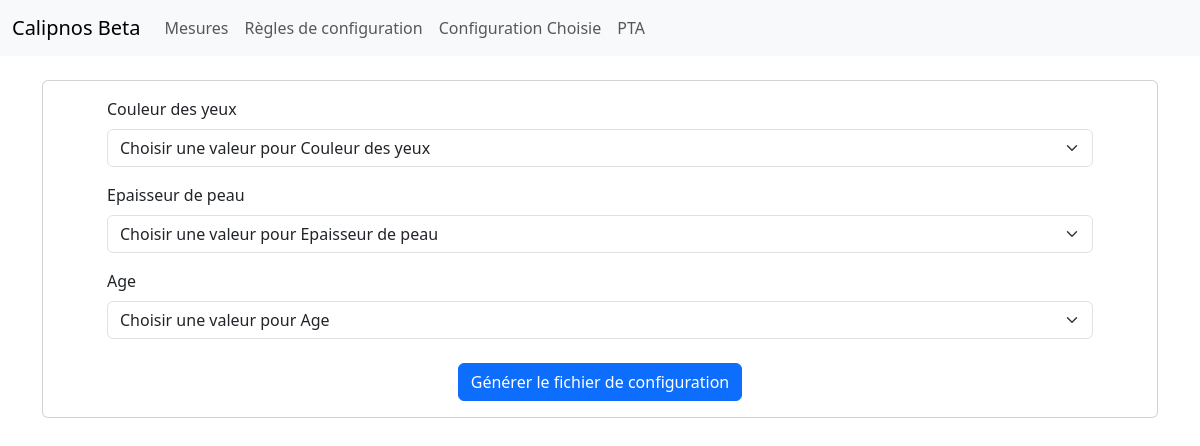
/client/config/, run on the app's committed database.
### client/models.py (models this page shows)
class DoctorConfigurationParameterName(models.Model):
    id = models.AutoField(primary_key=True)
    name = models.CharField(max_length=255)

### client/views/config_view.py (the view)
# urls.py: path('client/config/', client_views.config, name='config'),
def config(request):
    params_with_values = db_manager.get_doctor_configurations()
    return render(request, 'client/config.html', {'params_with_values': params_with_values})

### client/db_utils/manager.py (called while the page is built)
def get_doctor_configurations():
        params_with_values = list()
        parameters = DoctorConfigurationParameterName.objects.all()
        for param in parameters:
            values = list(DoctorConfigurationParameterValue.objects.filter(param=param).values('id', 'value').distinct())
            params_with_values.append({
                'param': param,
                'values': values
            })
        return params_with_values

### templates/client/config.html (shortened to what this page needs)
{% extends './base.html' %}
{% block content %}
<div class="card">
    <div class="card-body">
        <div class="mx-5">
            <form id="config-form">
                {% for obj in params_with_values %}
                <div class="mb-3">
                    <label for="param_{{ forloop.counter }}" class="form-label">{{ obj.param.name }}</label>
                    <select class="form-select" id="{{ obj.param.id }}" name="doctor_param_{{ obj.param.name }}">
                        <option selected disabled>Choisir une valeur pour {{ obj.param.name }}</option>
                    </select>
                </div>
                {% endfor %}
                <div class="d-flex justify-content-center mt-4">
                    <button type="submit" class="btn btn-primary">Générer le fichier de configuration</button>
                </div>
            </form>
        </div>
    </div>
</div>
{% endblock %}

### data on the page
DoctorConfigurationParameterName: param.name "Couleur des yeux"
DoctorConfigurationParameterName: param.name "Epaisseur de peau"
DoctorConfigurationParameterName: param.name "Age"
